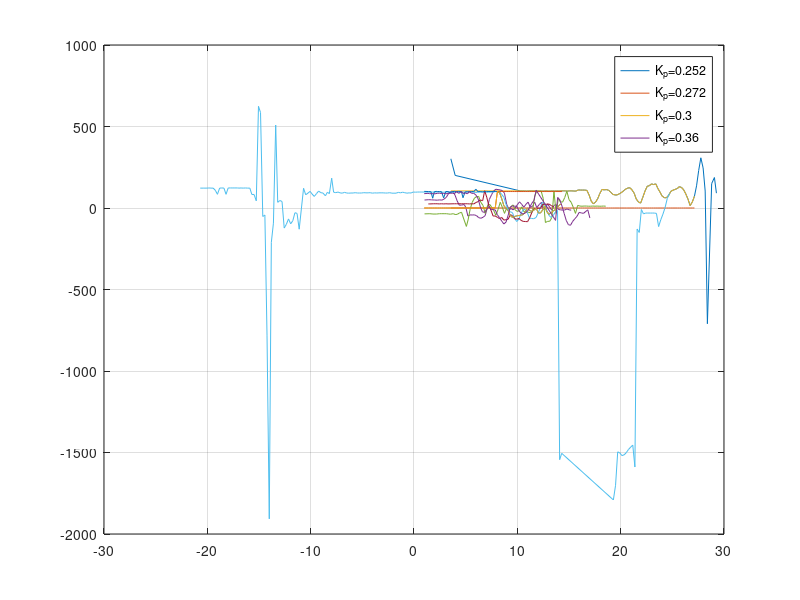

Write MATLAB code to recreate this figure. (Note: this script raises an error after producing the figure.)
%% Clear
clc
clear
hold off
%% Template
Arr = load ('test_13_01.txt')
time=Arr(:,1)/1000
error=Arr(:,2)
plot(time,error);
grid on
hold on
%% Template For SystemID
input = load ('input13.txt')
inputtime=input(:,1)/1000
inputerror=input(:,2)
output = load ('output13.txt')
outputtime=output(:,1)/1000
outputerror=output(:,2)
plot(inputtime,inputerror);
hold on
plot(outputtime,outputerror);
%% Test2 Deneme
Arr2 = load ('test2.txt')
time2=Arr2(:,1)/1000
error2=Arr2(:,2)
plot(time2,error2);
grid on
hold on
%% Test3 Deneme
Arr3 = load ('test3.txt')
time3=Arr3(:,1)/1000
error3=Arr3(:,2)
plot(time3,error3);
grid on
hold on
%% Test4 Kp=0.252
Arr4 = load ('test4.txt')
time4=(Arr4(:,1)+6821.15-28502)/1000
error4=Arr4(:,2)
plot(time4,error4);
grid on
hold on
%% Test5 Kp=0.272
Arr5 = load ('test5.txt')
time5=Arr5(:,1)/1000
error5=Arr5(:,2)
plot(time5,error5);
grid on
hold on
%% Test5 Kp=0.272 For SystemID
input5 = load ('input5.txt')
input5time=input5(:,1)/1000
input5error=input5(:,2)
output5 = load ('output5.txt')
output5time=output5(:,1)/1000
output5error=output5(:,2)
%% Test6 Kp=0.3
Arr6 = load ('test6.txt')
time6=Arr6(:,1)/1000
error6=Arr6(:,2)
plot(time6,error6);
grid on
hold on
%% Test6 Kp=0.3 For SystemID
input6 = load ('input6.txt')
input6time=input6(:,1)/1000
input6error=input6(:,2)
output6 = load ('output6.txt')
output6time=output6(:,1)/1000
output6error=output6(:,2)
plot(input6time,input6error);
grid on;
hold on;
plot(output6time,output6error);
%% Test7 Kp=0.36
Arr7 = load ('test7.txt')
time7=Arr7(:,1)/1000
error7=Arr7(:,2)
plot(time7,error7);
grid on
legend('K_p=0.252','K_p=0.272','K_p=0.3','K_p=0.36')
hold off
%% -
Go=P3D/(1-P3D)
Go=minreal(Go)
Gp=Go/0.3
Gp=minreal(Gp)
